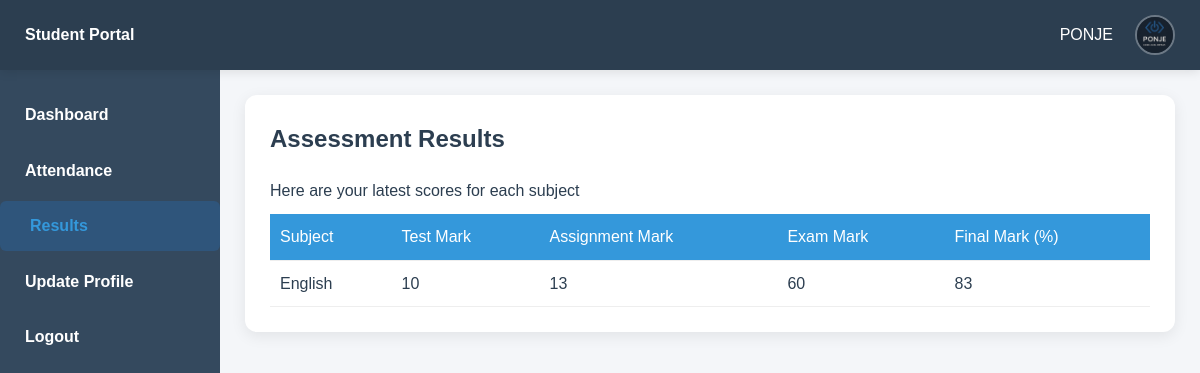
The app's page /student/results/view_results.php (signed in), older data.
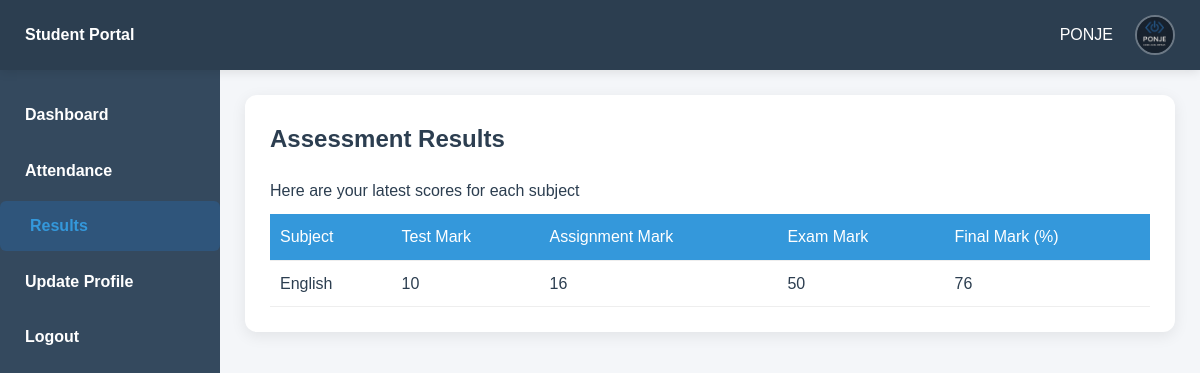
The same page, newer data.
### tables this page shows
CREATE TABLE IF NOT EXISTS `assessments` (
  `assessment_id` int NOT NULL AUTO_INCREMENT,
  `student_id` int NOT NULL,
  `subject_id` int NOT NULL,
  `test_mark` int DEFAULT '0',
  `assignment_mark` int DEFAULT '0',
  `exam_mark` int DEFAULT '0',
  PRIMARY KEY (`assessment_id`),
  KEY `student_id` (`student_id`),
  KEY `subject_id` (`subject_id`)
);

CREATE TABLE IF NOT EXISTS `subjects` (
  `subject_id` int NOT NULL AUTO_INCREMENT,
  `subject_name` varchar(100) NOT NULL,
  `class_id` int DEFAULT NULL,
  PRIMARY KEY (`subject_id`)
);

### student/results/view_results.php (the view, shortened to what this page needs)
<?php
include("../../config/database.php");
$user_id = $_SESSION['user_id'];
$student_query = mysqli_query($conn, "
    SELECT student_id, class_id
    FROM students
    WHERE user_id = '$user_id'
");
$student = mysqli_fetch_assoc($student_query);
$student_id = $student['student_id'];
$results_res = mysqli_query($conn, "
    SELECT sub.subject_name,
       a.test_mark,
       a.assignment_mark,
       a.exam_mark,
       (a.test_mark + a.assignment_mark + a.exam_mark) AS final_mark
FROM assessments a
JOIN subjects sub ON a.subject_id = sub.subject_id
WHERE a.student_id='$student_id'
ORDER BY sub.subject_name ASC");
?>
<!DOCTYPE html>
<html>
<head>
<link rel="stylesheet" href="../../assets/css/style.css">
</head>
<body>
<?php
$user_res = mysqli_query($conn, "SELECT name, profile_image FROM users WHERE user_id='$user_id'");
$user = mysqli_fetch_assoc($user_res);
$name = $user['name'] ?? 'Student';
$profile = $user['profile_image'] ?? 'default.png';
?>
<div class="topbar">
<div><b>Student Portal</b></div>
<div class="profile">
    <span><?php echo $name; ?></span>
    <img src="../../uploads/profiles/<?php echo $profile; ?>" class="avatar">
</div>
</div>
<div class="layout">
<div class="sidebar">
<a href="../dashboard.php">Dashboard</a>
<a href="../attendance/view_attendance.php">Attendance</a>
<a href="view_results.php" class="active">Results</a>
<a href="../profile/my_profile.php">Update Profile</a>
<a href="../../includes/logout.php">Logout</a>
</div>
<div class="main">
<div class="section">
<h2>Assessment Results</h2>
<p class="subtext">Here are your latest scores for each subject</p>
<table class="table">
<tr>
<th>Subject</th>
<th>Test Mark</th>
<th>Assignment Mark</th>
<th>Exam Mark</th>
<th>Final Mark (%)</th>
</tr>
<?php while($res = mysqli_fetch_assoc($results_res)): ?>
<tr>
<td><?php echo $res['subject_name']; ?></td>
<td><?php echo $res['test_mark'] ?? 'N/A'; ?></td>
<td><?php echo $res['assignment_mark'] ?? 'N/A'; ?></td>
<td><?php echo $res['exam_mark'] ?? 'N/A'; ?></td>
<td><?php echo $res['final_mark'] ?? 'N/A'; ?></td>
</tr>
<?php endwhile; ?>
</table>
</div>
</div>
</div>
</body>
</html>

Row changes from the older to the newer data that the page shows:
changed assessments "English": assignment_mark "13" → "16"; exam_mark "60" → "50"; final_mark "83" → "76"
